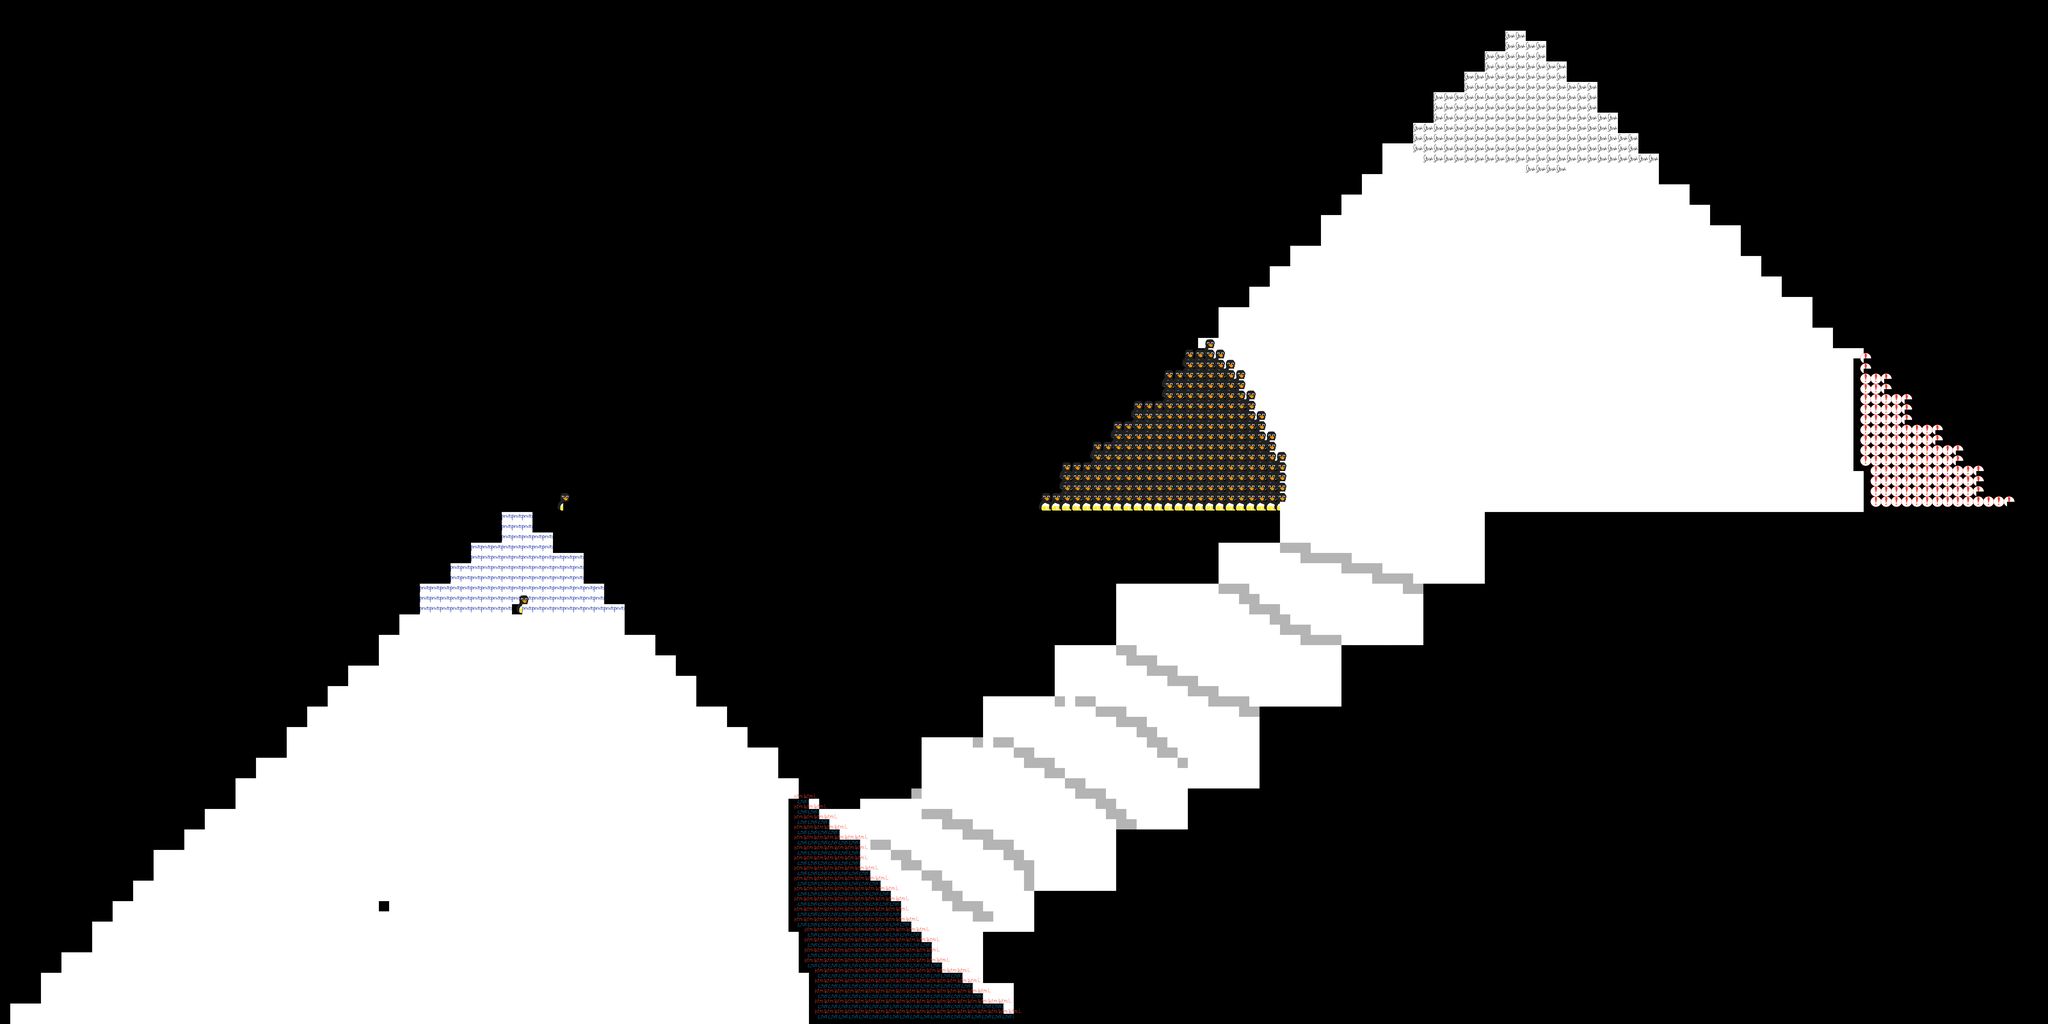

A 2D game scene composited from a Tiled map and its tileset images. What follows is a short description and the map's XML, with each tile layer's data collapsed to a summary:
An orthogonal 200x100 tile map with 42x42 px tiles, 1 tile layer (Tile Layer 1).

<map version="1.10" tiledversion="1.11.2" orientation="orthogonal" renderorder="right-down" width="200" height="100" tilewidth="42" tileheight="42" infinite="0" nextlayerid="2" nextobjectid="1">
 <tileset firstgid="1" source="map.tsx" />
 <layer id="1" name="Tile Layer 1" width="200" height="100">
  <data>[20000 cells, 19999 non-empty, 8 distinct tile ids]</data>
 </layer>
</map>